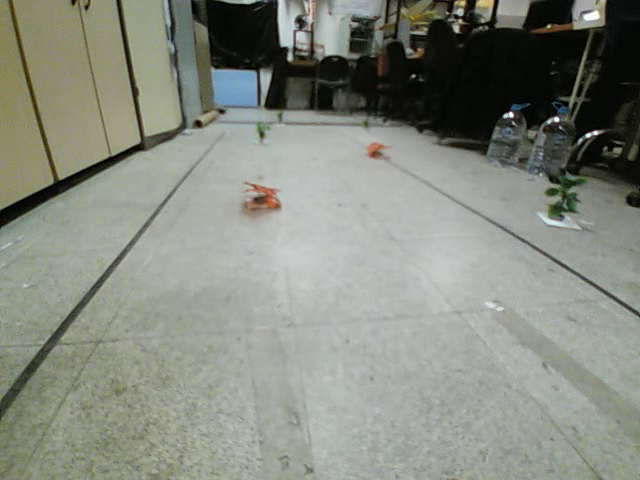
#> input picture tika/images/result1.png, 640 x 480 px, found by its file name
$ python main.py
#> lines starting #> are read from the running program, lines starting #| are printed output that depends on the picture; after the words box and inside, x2 and y2 are one past the last pixel; in counts of white or black regions, pixels touching at a corner belong together
import cv2
import numpy as np
from scipy import ndimage
import time
import matplotlib.pyplot as plt

# hue values must be discrete

lower_green = np.array([40,40,50])
upper_green = np.array([110,255,180])

lower_red = np.array([5,100,110])
upper_red = np.array([30,210,200])


def masking(img, lower_hsv, upper_hsv):

    # creating mask
    hsv = cv2.cvtColor(img, cv2.COLOR_BGR2HSV)
    mask = cv2.inRange(hsv, lower_hsv, upper_hsv)

    bitw = cv2.bitwise_and(mask, mask, mask=mask)

    # applying opening operation
    kernel = np.ones((2, 2), np.uint8)
    opening = cv2.morphologyEx(bitw, cv2.MORPH_OPEN, kernel)

    # removing parasites
    mask_f = ndimage.median_filter(opening, size=2)

    return mask_f

def bounding_box(mask):
    # try:
    contours, _ = cv2.findContours(mask, cv2.RETR_EXTERNAL, cv2.CHAIN_APPROX_NONE)
    params = []
    if len(contours) > 0:
        sorted_contours = sorted(contours, key=cv2.contourArea, reverse=True)
        for c in sorted_contours[:3]:
            obj_area = cv2.contourArea(c)
            print(obj_area)
            if obj_area > 60:
                x,y,w,h = cv2.boundingRect(c)
                params.append([(x,y),(w+x,h+y)])

            else:
                print("no object found bigger than treshold")
                return None
        return params

    else:
        print("no contour found")
        return None


font = cv2.FONT_HERSHEY_SIMPLEX


image = cv2.imread("/Users/emirysaglam/Documents/GitHub/IP_general/tika/images/result1.png")
#> image is the input picture: shape (480, 640, 3); mean B, G, R 127, 137.1, 133.5

width = image.shape[1]
#> width = 640
height = image.shape[0]
#> height = 480

mask_red = masking(image, lower_red, upper_red)
#> in masking, `hsv = cv2.cvtColor(img, cv2.COLOR_BGR2HSV)`: hsv: shape (480, 640, 3); mean H, S, V 47.8, 32.7, 137.8
#> in masking, `mask = cv2.inRange(hsv, lower_hsv, upper_hsv)`:
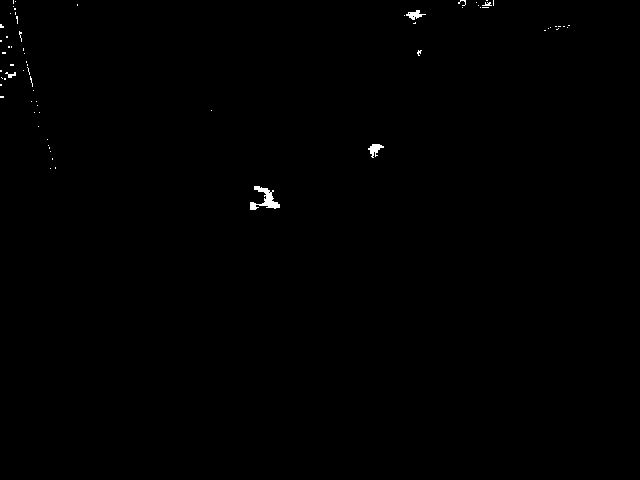
#> mask: shape (480, 640); 0.26% white; 68 white regions (63 under 20 px), largest, box (x1, y1, x2, y2) and area: (250, 186, 280, 210) 300, (368, 144, 384, 158) 111, (406, 10, 426, 20) 95, (5, 72, 16, 78) 33, (482, 2, 492, 6) 23
#> in masking, `opening = cv2.morphologyEx(bitw, cv2.MORPH_OPEN, kernel)`: opening: shape (480, 640); 0.21% white; 24 white regions (19 under 20 px), largest, box (x1, y1, x2, y2) and area: (255, 187, 281, 210) 239, (369, 145, 385, 157) 101, (407, 11, 423, 21) 87, (251, 203, 258, 211) 48, (7, 73, 17, 79) 32
#> in masking, `mask_f = ndimage.median_filter(opening, size=2)`:
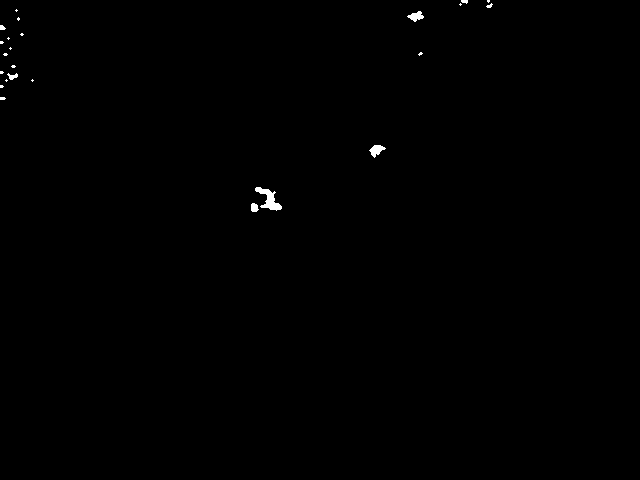
#> mask_f: shape (480, 640); 0.26% white; 24 white regions (17 under 20 px)
wild_herbs = bounding_box(mask_red)
#> in bounding_box, `contours, _ = cv2.findContours(mask, cv2.RETR_EXTERNAL, cv2.CHAIN_APPR..`: contours = 24 contours, 19 with area under 20; largest, box (x1, y1, x2, y2) and area: (255, 187, 282, 211) 232, (369, 145, 386, 158) 98, (407, 11, 424, 22) 84, (251, 203, 259, 212) 44, (7, 73, 18, 80) 30
#> in bounding_box, `sorted_contours = sorted(contours, key=cv2.contourArea, reverse=True)`: sorted_contours has the same summary as contours
#> the loop in bounding_box, `for c in sorted_contours[:3]:` made 3 passes
#> (obj_area, x, y, w, h) on passes 1 to 3: (232, 255, 187, 27, 24), (97.5, 369, 145, 17, 13), (83.5, 407, 11, 17, 11)
#| 232.0
#| 97.5
#| 83.5
#> after the loop in bounding_box, `for c in sorted_contours[:3]:`: params = [[(255, 187), (282, 211)], [(369, 145), (386, 158)], [(407, 11), (424, 22)]]
#> wild_herbs has the same summary as params in bounding_box


mask_green = masking(image, lower_green, upper_green)
#> in masking (call 2), `mask = cv2.inRange(hsv, lower_hsv, upper_hsv)`:
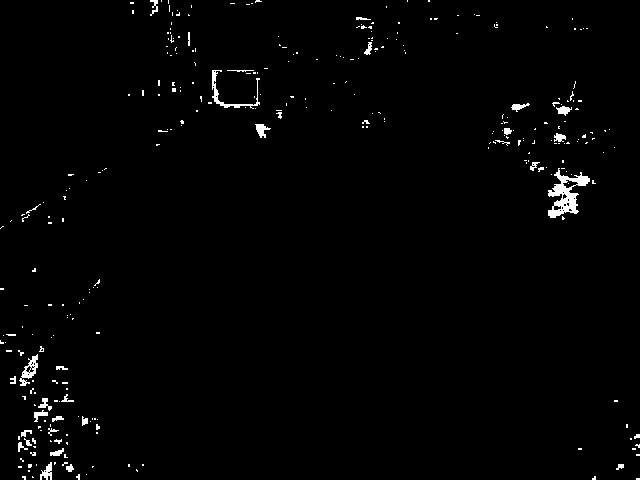
#> mask: shape (480, 640); 1.4% white; 311 white regions (277 under 20 px), largest, box (x1, y1, x2, y2) and area: (548, 168, 590, 218) 853, (212, 70, 260, 109) 300, (19, 354, 38, 386) 234
#> in masking (call 2), `opening = cv2.morphologyEx(bitw, cv2.MORPH_OPEN, kernel)`:
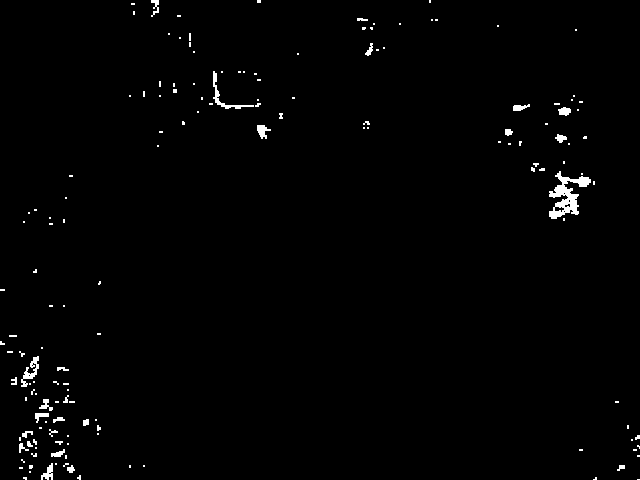
#> opening: shape (480, 640); 1.1% white; 152 white regions (124 under 20 px), largest, box (x1, y1, x2, y2) and area: (549, 171, 591, 219) 812, (213, 71, 254, 109) 222, (21, 356, 39, 387) 205
#> in masking (call 2), `mask_f = ndimage.median_filter(opening, size=2)`:
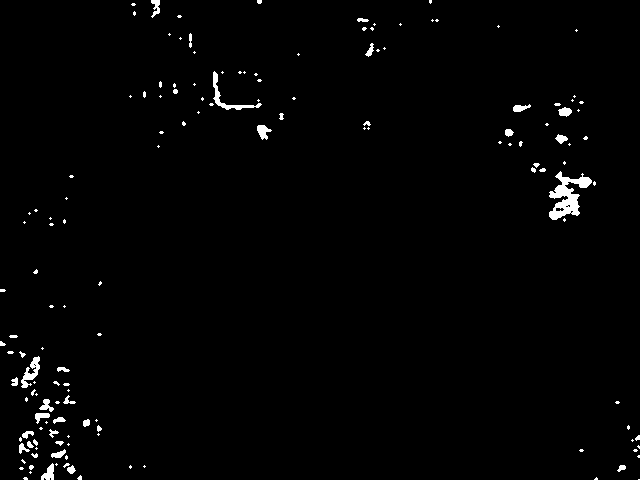
#> mask_f: shape (480, 640); 1.4% white; 147 white regions (106 under 20 px)
herbs= bounding_box(mask_green)
#> in bounding_box (call 2), `contours, _ = cv2.findContours(mask, cv2.RETR_EXTERNAL, cv2.CHAIN_APPR..`: contours = 147 contours, 120 with area under 20; largest, box (x1, y1, x2, y2) and area: (549, 171, 592, 220) 836, (213, 71, 262, 110) 230, (21, 356, 40, 388) 204, (257, 125, 272, 140) 108, (41, 463, 54, 480) 106
#> in bounding_box (call 2), `sorted_contours = sorted(contours, key=cv2.contourArea, reverse=True)`: sorted_contours has the same summary as contours
#> the loop in bounding_box (call 2), `for c in sorted_contours[:3]:` made 3 passes
#> (obj_area, x, y, w, h) on passes 1 to 3: (836.5, 549, 171, 43, 49), (229.5, 213, 71, 49, 39), (203.5, 21, 356, 19, 32)
#| 836.5
#| 229.5
#| 203.5
#> herbs = [[(549, 171), (592, 220)], [(213, 71), (262, 110)], [(21, 356), (40, 388)]]


try:

    for i in herbs:
        cv2.rectangle(image, i[0], i[1], (0,255,0), 2)
#> this loop made 3 passes
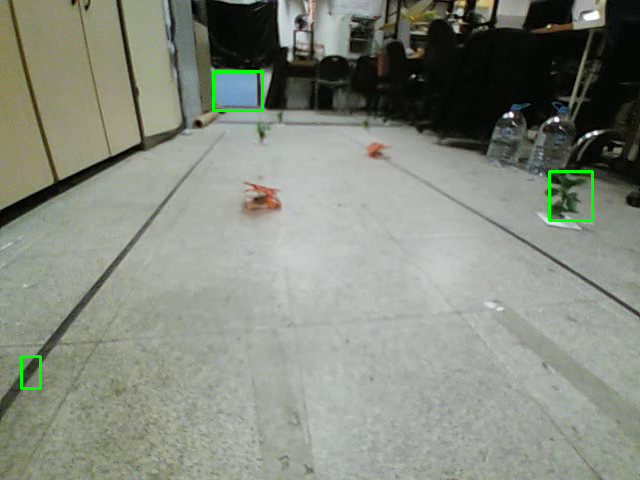
#> image: shape (480, 640, 3); 0.45% of pixels changed, all inside (x1, y1, x2, y2) = (20, 70, 594, 390)

    for j in wild_herbs:
        cv2.rectangle(image, j[0], j[1], (0,0,255), 2)
#> this loop made 3 passes
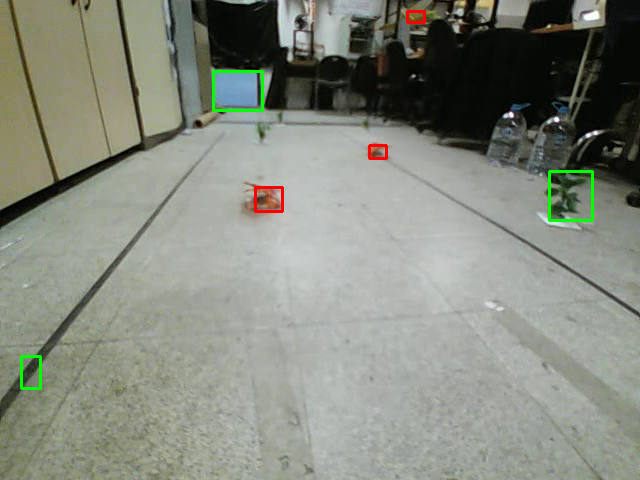
#> image: shape (480, 640, 3); 0.21% of pixels changed, all inside (x1, y1, x2, y2) = (254, 10, 426, 213)

    cv2.imshow("Image", image)

    cv2.imshow("herb", mask_green)
    cv2.imshow("wildherb", mask_red)


except:
    pass


cv2.waitKey(0)

cv2.destroyAllWindows()

$ run again, with tika/images/result3.png copied over tika/images/result1.png
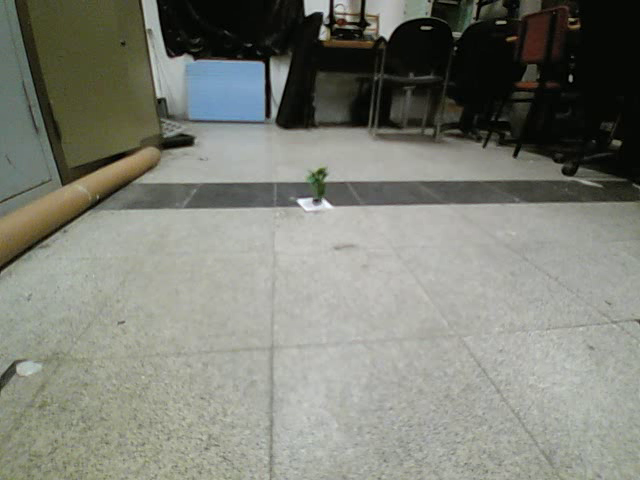
#> input picture tika/images/result3.png, 640 x 480 px, found by its file name
#> image is the input picture: shape (480, 640, 3); mean B, G, R 118.6, 128, 125.9
#> hsv: shape (480, 640, 3); mean H, S, V 39.9, 38.6, 129.2
#> in masking, `mask = cv2.inRange(hsv, lower_hsv, upper_hsv)`:
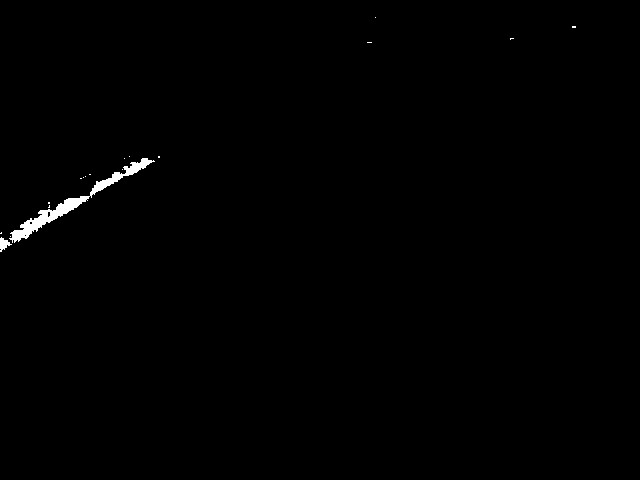
#> mask: shape (480, 640); 0.51% white; 18 white regions (16 under 20 px), largest, box (x1, y1, x2, y2) and area: (9, 158, 155, 243) 1427, (0, 237, 12, 252) 92
#> opening: shape (480, 640); 0.49% white; 6 white regions (3 under 20 px), largest, box (x1, y1, x2, y2) and area: (11, 197, 90, 243) 897, (91, 159, 153, 197) 506, (0, 239, 11, 253) 101
#> mask_f: shape (480, 640); 0.54% white; 6 white regions (3 under 20 px)
#> contours = 6 contours, 3 with area under 20; largest, box (x1, y1, x2, y2) and area: (11, 197, 91, 244) 884, (91, 159, 154, 198) 484, (0, 239, 12, 254) 100
#> sorted_contours has the same summary as contours
#> the loop in bounding_box, `for c in sorted_contours[:3]:` made 3 passes
#> (obj_area, x, y, w, h) on passes 1 to 3: (883.5, 11, 197, 80, 47), (484, 91, 159, 63, 39), (100, 0, 239, 12, 15)
#> (printed output is left out)
#> after the loop in bounding_box, `for c in sorted_contours[:3]:`: params = [[(11, 197), (91, 244)], [(91, 159), (154, 198)], [(0, 239), (12, 254)]]
#> wild_herbs has the same summary as params in bounding_box
#> mask: shape (480, 640); 0.83% white; 150 white regions (131 under 20 px), largest, box (x1, y1, x2, y2) and area: (186, 60, 245, 120) 641, (304, 170, 328, 198) 368, (455, 0, 474, 32) 274
#> opening: shape (480, 640); 0.71% white; 69 white regions (48 under 20 px), largest, box (x1, y1, x2, y2) and area: (187, 61, 224, 121) 539, (307, 171, 327, 199) 357, (458, 5, 475, 33) 246
#> mask_f: shape (480, 640); 0.88% white; 67 white regions (44 under 20 px)
#> contours = 67 contours, 52 with area under 20; largest, box (x1, y1, x2, y2) and area: (187, 61, 225, 122) 546, (307, 171, 328, 200) 364, (458, 2, 476, 34) 252, (13, 81, 26, 102) 112, (253, 89, 268, 124) 110
#> sorted_contours has the same summary as contours
#> the loop in bounding_box (call 2), `for c in sorted_contours[:3]:` made 3 passes
#> (obj_area, x, y, w, h) on passes 1 to 3: (545.5, 187, 61, 38, 61), (363.5, 307, 171, 21, 29), (252.5, 458, 2, 18, 32)
#> (printed output is left out)
#> herbs = [[(187, 61), (225, 122)], [(307, 171), (328, 200)], [(458, 2), (476, 34)]]
#> the loop `for i in herbs:` made 3 passes
#> the loop `for j in wild_herbs:` made 3 passes
#> after the loop `for j in wild_herbs:`:
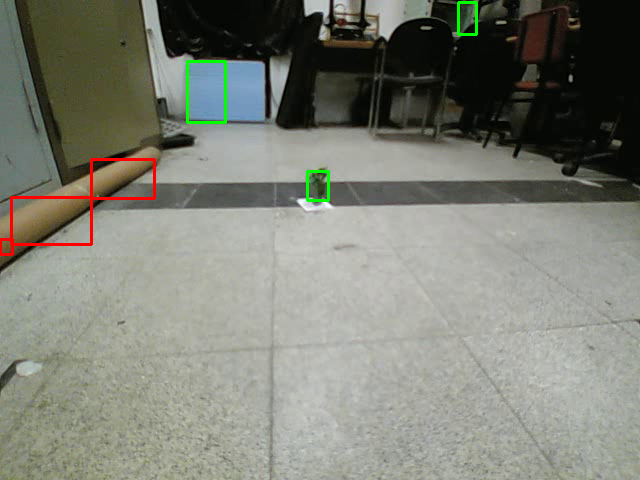
#> image: shape (480, 640, 3); mean B, G, R 117.7, 128, 126.1

$ run again, with tika/images/result4.png copied over tika/images/result1.png
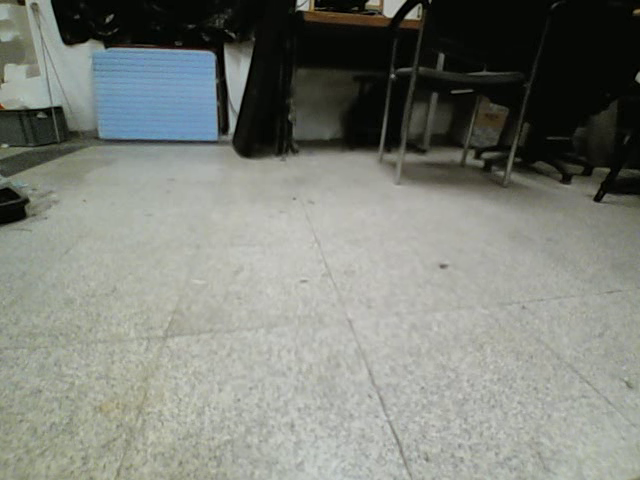
#> input picture tika/images/result4.png, 640 x 480 px, found by its file name
#> image is the input picture: shape (480, 640, 3); mean B, G, R 122, 129.2, 125.7
#> hsv: shape (480, 640, 3); mean H, S, V 42.6, 37.7, 130.5
#> mask: shape (480, 640); 0.02% white in thin lines or dots, all inside (x1, y1, x2, y2) = (0, 4, 640, 108)
#> opening: shape (480, 640); 0.01% white in thin lines or dots, all inside (x1, y1, x2, y2) = (311, 7, 640, 13)
#> contours = 3 contours, all with area under 20
#> the loop in bounding_box, `for c in sorted_contours[:3]:` made 1 pass
#> obj_area on pass 1: 12.5
#> (printed output is left out)
#> after the loop in bounding_box, `for c in sorted_contours[:3]:`: params = []
#> in masking (call 2), `mask = cv2.inRange(hsv, lower_hsv, upper_hsv)`:
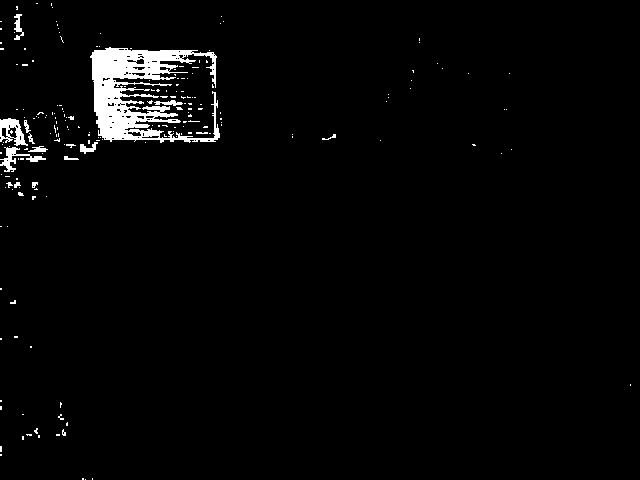
#> mask: shape (480, 640); 2.6% white; 197 white regions (181 under 20 px), largest, box (x1, y1, x2, y2) and area: (90, 47, 220, 143) 5744, (0, 118, 28, 146) 394, (0, 147, 46, 172) 333
#> opening: shape (480, 640); 2.3% white; 93 white regions (78 under 20 px), largest, box (x1, y1, x2, y2) and area: (91, 48, 221, 144) 5224, (0, 119, 29, 147) 394, (0, 148, 47, 173) 311
#> mask_f: shape (480, 640); 2.7% white; 84 white regions (62 under 20 px)
#> contours = 84 contours, 73 with area under 20; largest, box (x1, y1, x2, y2) and area: (91, 48, 222, 145) 5728, (0, 119, 30, 148) 422, (0, 148, 48, 174) 310, (81, 143, 100, 156) 104, (15, 15, 26, 38) 96
#> sorted_contours has the same summary as contours
#> the loop in bounding_box (call 2), `for c in sorted_contours[:3]:` made 3 passes
#> (obj_area, x, y, w, h) on passes 1 to 3: (5728.5, 91, 48, 131, 97), (421.5, 0, 119, 30, 29), (309.5, 0, 148, 48, 26)
#> (printed output is left out)
#> herbs = [[(91, 48), (222, 145)], [(0, 119), (30, 148)], [(0, 148), (48, 174)]]
#> the loop `for i in herbs:` made 3 passes
#> after the loop `for i in herbs:`:
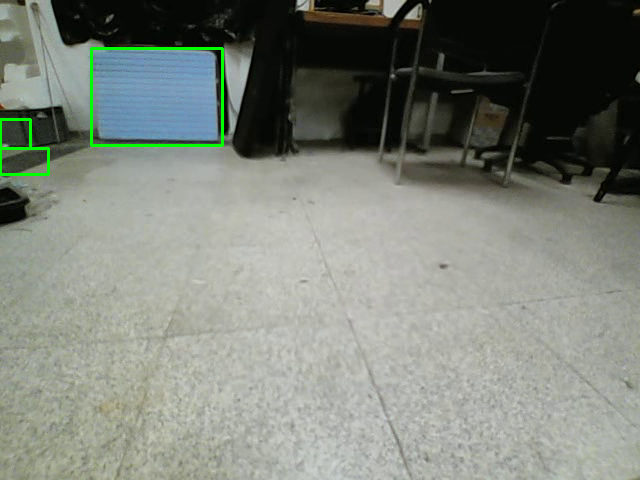
#> image: shape (480, 640, 3); 0.65% of pixels changed, all inside (x1, y1, x2, y2) = (0, 47, 224, 176)

$ run again, with tika/images/result5.png copied over tika/images/result1.png
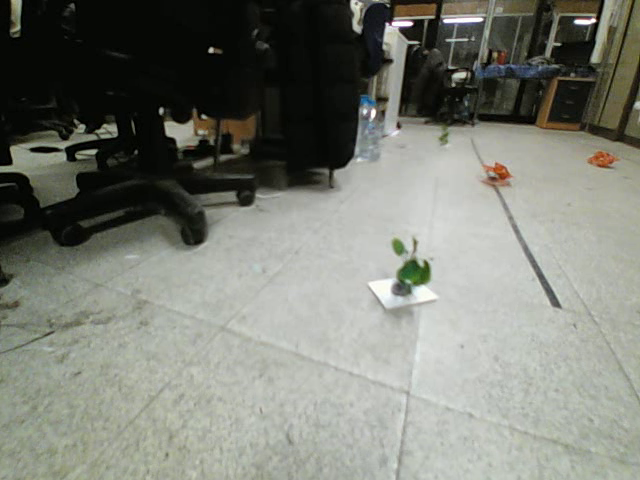
#> input picture tika/images/result5.png, 640 x 480 px, found by its file name
#> image is the input picture: shape (480, 640, 3); mean B, G, R 117.1, 125.9, 123.3
#> hsv: shape (480, 640, 3); mean H, S, V 43.6, 40.1, 126.6
#> mask: shape (480, 640); 0.32% white; 34 white regions (28 under 20 px), largest, box (x1, y1, x2, y2) and area: (588, 150, 619, 167) 277, (484, 163, 512, 184) 205, (540, 82, 564, 128) 148, (398, 6, 423, 17) 103, (421, 4, 436, 14) 67, (194, 122, 208, 130) 56
#> opening: shape (480, 640); 0.25% white; 24 white regions (18 under 20 px), largest, box (x1, y1, x2, y2) and area: (589, 152, 619, 167) 270, (487, 164, 511, 185) 189, (541, 119, 560, 129) 73, (427, 6, 437, 15) 53, (195, 126, 207, 131) 46, (401, 9, 408, 16) 41
#> mask_f: shape (480, 640); 0.3% white; 20 white regions (13 under 20 px)
#> contours = 20 contours, 14 with area under 20; largest, box (x1, y1, x2, y2) and area: (589, 152, 620, 168) 274, (487, 164, 512, 186) 202, (541, 119, 566, 130) 74, (427, 6, 438, 16) 48, (195, 126, 208, 132) 43, (401, 9, 409, 17) 39
#> sorted_contours has the same summary as contours
#> the loop in bounding_box, `for c in sorted_contours[:3]:` made 3 passes
#> (obj_area, x, y, w, h) on passes 1 to 3: (274.5, 589, 152, 31, 16), (201.5, 487, 164, 25, 22), (74, 541, 119, 25, 11)
#> (printed output is left out)
#> after the loop in bounding_box, `for c in sorted_contours[:3]:`: params = [[(589, 152), (620, 168)], [(487, 164), (512, 186)], [(541, 119), (566, 130)]]
#> wild_herbs has the same summary as params in bounding_box
#> mask: shape (480, 640); 1.5% white; 298 white regions (258 under 20 px), largest, box (x1, y1, x2, y2) and area: (396, 258, 431, 294) 738, (474, 64, 552, 80) 579, (22, 242, 48, 266) 294
#> opening: shape (480, 640); 1.4% white; 163 white regions (123 under 20 px), largest, box (x1, y1, x2, y2) and area: (397, 259, 432, 295) 731, (475, 65, 553, 81) 555, (23, 243, 49, 267) 289
#> mask_f: shape (480, 640); 1.7% white; 160 white regions (110 under 20 px)
#> contours = 160 contours, 127 with area under 20; largest, box (x1, y1, x2, y2) and area: (397, 259, 433, 296) 728, (475, 65, 554, 82) 569, (23, 243, 50, 268) 283, (361, 95, 380, 109) 175, (393, 239, 406, 258) 132
#> sorted_contours has the same summary as contours
#> the loop in bounding_box (call 2), `for c in sorted_contours[:3]:` made 3 passes
#> (obj_area, x, y, w, h) on passes 1 to 3: (727.5, 397, 259, 36, 37), (569, 475, 65, 79, 17), (283, 23, 243, 27, 25)
#> (printed output is left out)
#> herbs = [[(397, 259), (433, 296)], [(475, 65), (554, 82)], [(23, 243), (50, 268)]]
#> the loop `for i in herbs:` made 3 passes
#> the loop `for j in wild_herbs:` made 3 passes
#> after the loop `for j in wild_herbs:`:
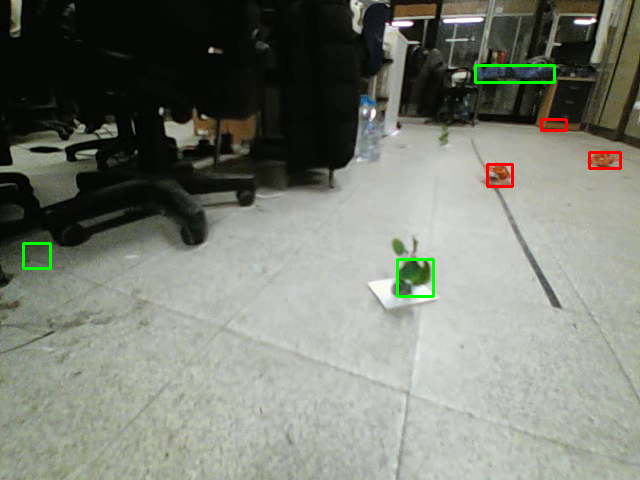
#> image: shape (480, 640, 3); mean B, G, R 116.4, 126.2, 123.2
